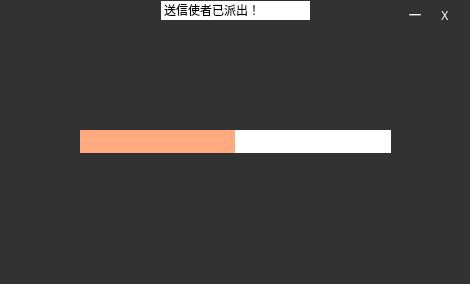
<?xml version="1.0" encoding="UTF-8"?>
<ui version="4.0">
 <class>Dialog</class>
 <widget class="QDialog" name="Dialog">
  <property name="geometry">
   <rect>
    <x>0</x>
    <y>0</y>
    <width>470</width>
    <height>284</height>
   </rect>
  </property>
  <property name="windowTitle">
   <string>发邮件</string>
  </property>
  <property name="windowIcon">
   <iconset>
    <normaloff>logo.png</normaloff>logo.png</iconset>
  </property>
  <property name="styleSheet">
   <string notr="true">border: 1px solid rgb(50, 50, 50);
        background: rgb(50, 50, 50);</string>
  </property>
  <widget class="QLabel" name="gifLabel">
   <property name="geometry">
    <rect>
     <x>50</x>
     <y>520</y>
     <width>91</width>
     <height>61</height>
    </rect>
   </property>
   <property name="text">
    <string/>
   </property>
  </widget>
  <widget class="QProgressBar" name="progressBar">
   <property name="geometry">
    <rect>
     <x>80</x>
     <y>130</y>
     <width>311</width>
     <height>23</height>
    </rect>
   </property>
   <property name="sizePolicy">
    <sizepolicy hsizetype="Expanding" vsizetype="Fixed">
     <horstretch>0</horstretch>
     <verstretch>0</verstretch>
    </sizepolicy>
   </property>
   <property name="font">
    <font>
     <stylestrategy>PreferDefault</stylestrategy>
    </font>
   </property>
   <property name="styleSheet">
    <string notr="true">QProgressBar{
        border: none;
        color: white;
        text-align: center;
       
	background-color: rgb(255, 255, 255);
}
QProgressBar::chunk {
        border: none;
        
	background-color: rgb(255, 170, 127);
}</string>
   </property>
   <property name="maximum">
    <number>0</number>
   </property>
   <property name="value">
    <number>-1</number>
   </property>
   <property name="textVisible">
    <bool>true</bool>
   </property>
   <property name="format">
    <string/>
   </property>
  </widget>
  <widget class="QLabel" name="txtLabel">
   <property name="geometry">
    <rect>
     <x>160</x>
     <y>0</y>
     <width>151</width>
     <height>21</height>
    </rect>
   </property>
   <property name="styleSheet">
    <string notr="true">background-color: rgb(255, 255, 255);
color: rgb(0, 0, 0);</string>
   </property>
   <property name="text">
    <string>&lt;html&gt;&lt;head/&gt;&lt;body&gt;&lt;p&gt;送信使者已派出！&lt;/p&gt;&lt;/body&gt;&lt;/html&gt;</string>
   </property>
  </widget>
  <widget class="QWidget" name="widget" native="true">
   <property name="geometry">
    <rect>
     <x>250</x>
     <y>520</y>
     <width>551</width>
     <height>41</height>
    </rect>
   </property>
  </widget>
  <widget class="QWidget" name="widget_2" native="true">
   <property name="geometry">
    <rect>
     <x>140</x>
     <y>420</y>
     <width>501</width>
     <height>30</height>
    </rect>
   </property>
   <property name="styleSheet">
    <string notr="true">background: rgb(68, 69, 73);</string>
   </property>
   <widget class="QLabel" name="iconlabel">
    <property name="geometry">
     <rect>
      <x>0</x>
      <y>0</y>
      <width>30</width>
      <height>30</height>
     </rect>
    </property>
    <property name="pixmap">
     <pixmap>logo.png</pixmap>
    </property>
    <property name="scaledContents">
     <bool>true</bool>
    </property>
   </widget>
  </widget>
  <widget class="QLabel" name="userLabel">
   <property name="geometry">
    <rect>
     <x>170</x>
     <y>530</y>
     <width>381</width>
     <height>31</height>
    </rect>
   </property>
   <property name="text">
    <string/>
   </property>
  </widget>
  <widget class="QLabel" name="labelmin">
   <property name="geometry">
    <rect>
     <x>400</x>
     <y>0</y>
     <width>30</width>
     <height>30</height>
    </rect>
   </property>
   <property name="font">
    <font>
     <family>微软雅黑</family>
    </font>
   </property>
   <property name="styleSheet">
    <string notr="true">QLabel{
   color:white;
	border:0px;
}
QLabel:hover{
   background-color:rgb(255,255,255,50%);
}</string>
   </property>
   <property name="text">
    <string>一</string>
   </property>
   <property name="alignment">
    <set>Qt::AlignCenter</set>
   </property>
  </widget>
  <widget class="QLabel" name="labelclose">
   <property name="geometry">
    <rect>
     <x>430</x>
     <y>0</y>
     <width>30</width>
     <height>30</height>
    </rect>
   </property>
   <property name="font">
    <font>
     <family>微软雅黑</family>
    </font>
   </property>
   <property name="styleSheet">
    <string notr="true">QLabel{
   color:white;
   border:0px;
}
QLabel:hover{

   background-color:red;

}</string>
   </property>
   <property name="text">
    <string>X</string>
   </property>
   <property name="alignment">
    <set>Qt::AlignCenter</set>
   </property>
  </widget>
  <widget class="QLabel" name="label">
   <property name="geometry">
    <rect>
     <x>0</x>
     <y>0</y>
     <width>471</width>
     <height>291</height>
    </rect>
   </property>
   <property name="text">
    <string/>
   </property>
   <property name="pixmap">
    <pixmap>../images/timg (2).jpg</pixmap>
   </property>
  </widget>
  <zorder>label</zorder>
  <zorder>gifLabel</zorder>
  <zorder>progressBar</zorder>
  <zorder>txtLabel</zorder>
  <zorder>widget</zorder>
  <zorder>widget_2</zorder>
  <zorder>userLabel</zorder>
  <zorder>labelmin</zorder>
  <zorder>labelclose</zorder>
 </widget>
 <resources/>
 <connections/>
</ui>
